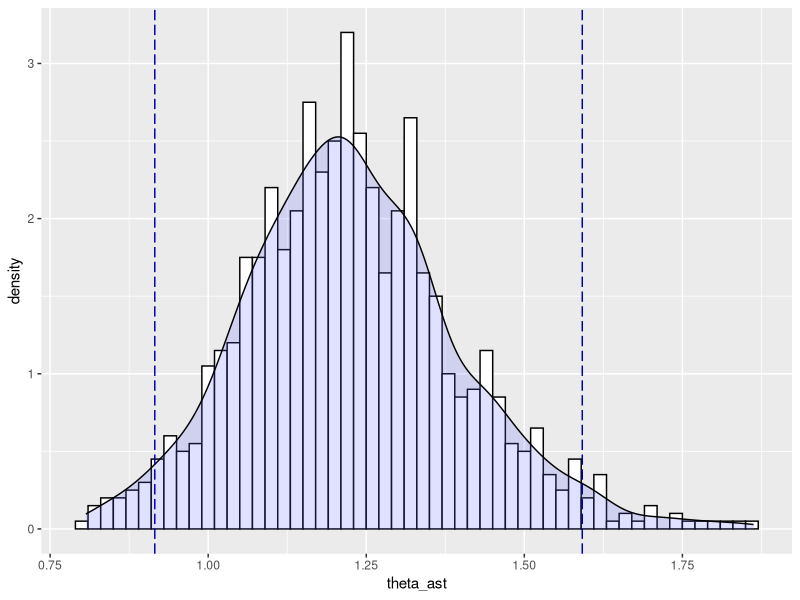

This figure's R source:
# Efron & Tibshirani, Table 2.1
x<-c(10,27,31,40,46,50,52,104,146)
n<-length(x)
mean(x)
sd(x)
set.seed(1234)
M<-1000
temp<-rep(0,M)
for(i in 1:M){
	temp[i]<-median(sample(x,n,replace=TRUE))
}
# Bootstrat estimate of median
mean(temp)
# Actual median
median(x)
# This is SE_boot
sd(temp)
# This is the direct computation of SE median
diff<-0
for(i in 1:n){
	diff<-diff+(x[i]-median(x))^2	
}
sqrt(diff/(n-1))/sqrt(n+2)
# Bias
mean(temp)-median(x)
#Using library boot
library(boot)
set.seed(1234)
med<-function(y,i){median(y[i])}
boot(x,med,M)

# Bootstrap PI example
#s1<-floor(runif(1,0,9999999))
s1<-43340
set.seed(s1)
pop1<-c(rep(1,119),rep(0,10918))
pop2<-c(rep(1,98),rep(0,10936))
M<-1000
theta_ast<-rep(0,M)
for(i in 1:M){
	temp1<-sample(pop1,11037,replace=TRUE)
	temp2<-sample(pop2,11034,replace=TRUE)
	theta_ast[i]<-(sum(temp1)/11037)/(sum(temp2)/11034)
}
sort(theta_ast)[0.025*M]
sort(theta_ast)[0.975*M]

library(ggplot2)
theta_frame <- data.frame(theta_ast)
p <- ggplot(theta_frame, aes(x = theta_ast))
p <- p + geom_histogram(aes(y=..density..), binwidth=0.02, colour="black", fill="white") + geom_density(alpha=0.2, fill="#6666FF")
p<-	p + geom_vline(aes(xintercept=sort(theta_ast)[0.025*M]), colour="#0000AA", linetype="longdash")
p<-	p + geom_vline(aes(xintercept=sort(theta_ast)[0.975*M]), colour="#0000AA", linetype="longdash")
p